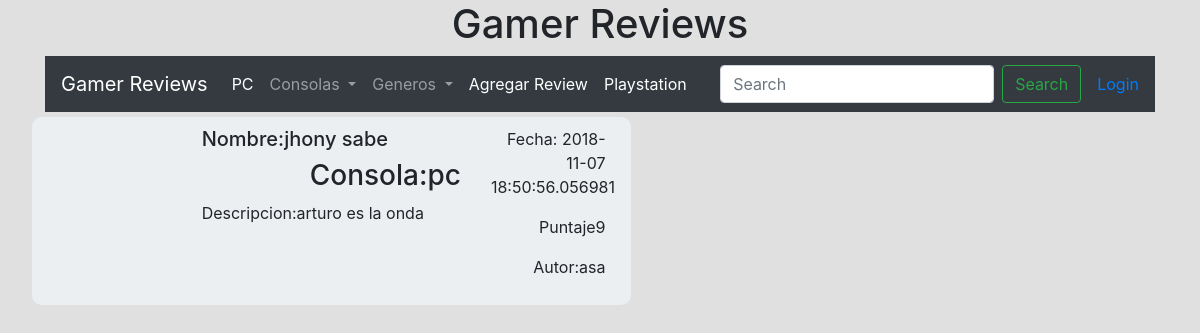
Screenshot of /blogreview/View/2 with the database file from the repository.
### database_setup.py (models this page shows)
class Reviewjuego(Base):
	__tablename__ = 'review'
	id = Column(Integer, primary_key=True)
	puntaje = Column(String(4),nullable=False)
	titulo = Column(String(50), nullable=False)
	portada = Column(String(50), nullable=False)
	contenido = Column(String(250), nullable=False)
	fecha_creacion = Column(DateTime, nullable=False)
	id_consola = Column(Integer, ForeignKey("consola.id"))
	consola = relationship(Consola)
	id_autor = Column(Integer, ForeignKey("user.id"))
	user = relationship(User)

class Consola(Base):
	__tablename__ = 'consola'
	id = Column(Integer, primary_key=True)
	nombre_consola = Column(String(50), nullable=False)

class User(Base):
	__tablename__ = 'user'
	id = Column(Integer, primary_key=True)
	username = Column(String(50), nullable=False)
	email = Column(String(250), nullable=False)
	pw_hash = Column(String(250), nullable=False)
	fecha_creacion = Column(DateTime, nullable=False)

### application.py (the view)
@app.route('/blogreview/View/<int:id>', methods=['GET'])
def Verreview(id):
		post = session.query(Reviewjuego,User,Consola).join(User,Reviewjuego.id_autor == User.id).join(Consola,Reviewjuego.id_consola == Consola.id).filter(Reviewjuego.id == id).one()
		return render_template('Post.html', post = post,consolas=ConsolasNAV,generos=GenerosNAV)

### templates/Post.html (shortened to what this page needs)
{% extends "index.html" %}
{% block content %}
    <div class="row post">
		<div class="col-md-3">
		</div>
      <div class="col-md-6">
        <h5>Nombre:{{post.Reviewjuego.titulo}}</h5>
        <h3 class="text-right">Consola:{{post.Consola.nombre_consola}}</h3>
	  <div>
        <p>Descripcion:{{post.Reviewjuego.contenido}}</p>
      </div>
	  </div>
	  <div class="col-md-3">
      <div class="text-right">
        <p>Fecha: {{post.Reviewjuego.fecha_creacion}}<p>
		</div>
	  <p class="text-right">Puntaje{{post.Reviewjuego.puntaje}}</p>
	  <p class="text-right text-bottom">Autor:{{post.User.username}}</p>
      </div>
       </div>
{% endblock %}

### static/css/style.css (style rules this page uses)
body { background-color: #E0E0E0; }
.post { background-color: #ECEFF1; padding: 10px; margin: 2px; margin-top: 5px; border-radius: 10px; }

### rows the page displays
Reviewjuego: Reviewjuego.titulo "jhony sabe", Reviewjuego.contenido "arturo es la onda", Reviewjuego.fecha_creacion "2018-11-07 18:50:56.056981", Reviewjuego.puntaje "9"
Consola: Consola.nombre_consola "pc"
User: User.username "asa"
